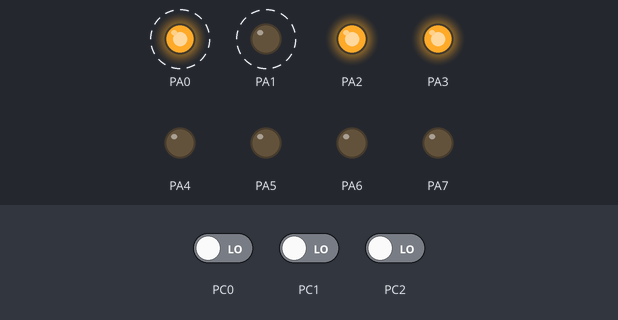
A program run on a simulated ATmega2560, built with avr-gcc and emulated at 16 MHz. Parts: output pins drawn as LEDs (lit = HIGH). Dashed ring = blinking. The test bench sets the inputs (shaded band); at power-on: PC0 LOW, PC1 LOW, PC2 LOW.

Above: at 1.25 s.
1.3 s: PC0 driven HIGH
At 3.2 s:
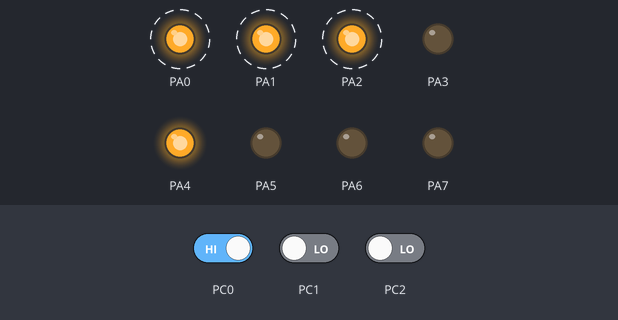
4.3 s: PC0 driven LOW
At 6.15 s:
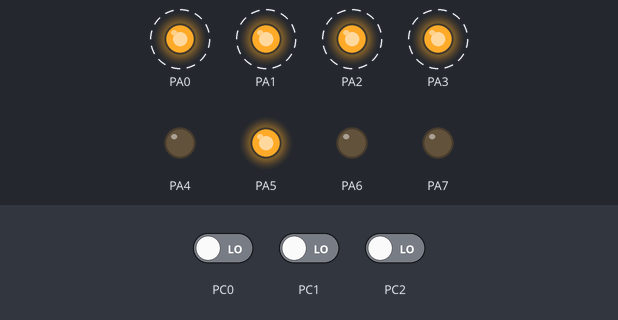
7.3 s: PC1 driven HIGH
At 7.7 s:
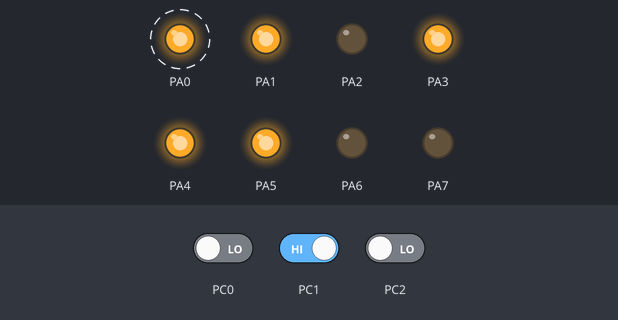
10.3 s: PC1 driven LOW
At 10.95 s:
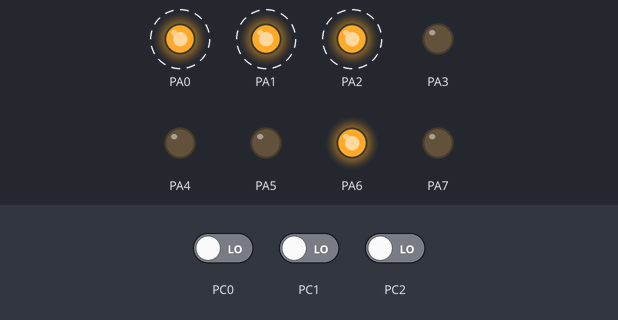
13.3 s: PC2 driven HIGH
At 15.6 s:
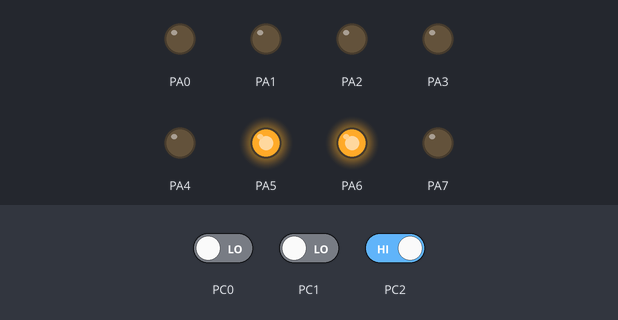
16.3 s: PC2 driven LOW
At 17.75 s:
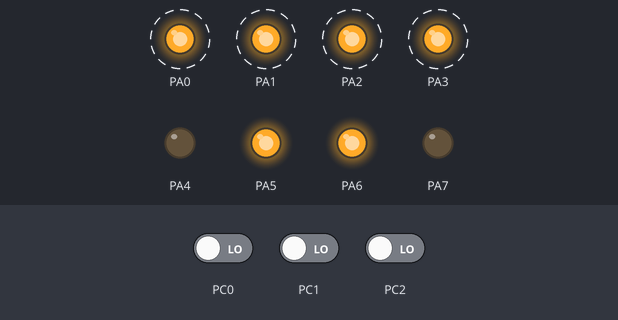
Timing chart, 0 to 21.9 s (numbered marks = the images above; inputs shaded):
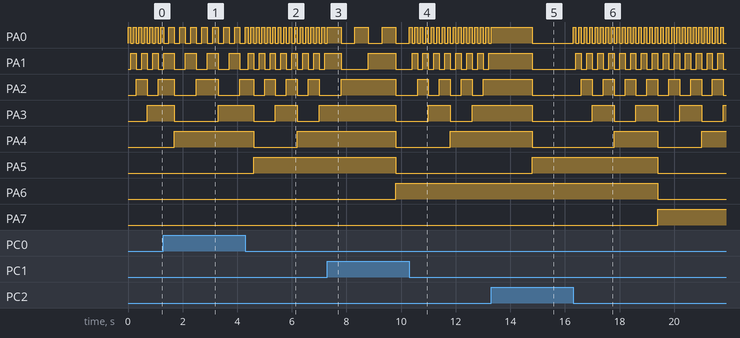

Measured:
- after the input at 1.3 s, PA0: alternates HIGH for 0.20 s and LOW for 0.20 s, starting after 0.20 s; PA1: alternates HIGH for 0.40 s and LOW for 0.40 s, starting after 0.40 s; PA2: alternates HIGH for 0.80 s and LOW for 0.80 s, starting after 0.40 s; PA5: stays LOW (without the input it goes to HIGH after 1.8 s)
- after the input at 4.3 s, PA0: alternates HIGH for 0.10 s and LOW for 0.10 s, starting after 0.10 s; PA1: alternates HIGH for 0.20 s and LOW for 0.20 s, starting after 0.10 s; PA4: HIGH → LOW after 0.30 s instead of 0.60 s; PA5: LOW → HIGH after 0.30 s instead of 0.60 s
- after the input at 7.3 s, PA0: alternates HIGH for 0.50 s and LOW for 0.50 s, starting after 0.50 s; PA5: HIGH → LOW after 2.5 s instead of 0.50 s; PA6: LOW → HIGH after 2.5 s instead of 0.50 s
- after the input at 10.3 s, PA0: alternates HIGH for 0.10 s and LOW for 0.10 s, starting after 0.10 s; PA3: LOW → HIGH after 0.70 s, → LOW 0.80 s later, → HIGH 0.80 s later; PA4: LOW → HIGH after 1.5 s
- after the input at 13.3 s, PA5: LOW → HIGH after 1.5 s instead of 0.10 s
- after the input at 16.3 s, PA0: alternates HIGH for 0.10 s and LOW for 0.10 s, starting after 0.10 s; PA3: alternates HIGH for 0.80 s and LOW for 0.80 s, starting after 0.70 s; PA4: LOW → HIGH after 1.5 s, → LOW 1.6 s later, → HIGH 1.6 s later; PA5, PA6: HIGH → LOW after 3.1 s; PA7: LOW → HIGH after 3.1 s
- by itself, PA0: alternates HIGH for 0.10 s and LOW for 0.10 s
- by itself, PA1: alternates HIGH for 0.20 s and LOW for 0.20 s

The program:

main.c
```c
/*
 * Binaerhochzaehlen.c
 *
 * Created: 11/12/2025 16:04:01
 * Author : Lars
 */

#include <avr/io.h>
#define F_CPU 16000000UL
#include <util/delay.h>

#define SYSTEMTAKT_ms   (10)

#define PORT_LED        (PORTA)
#define DDR_LED         (DDRA)

#define Pin_SCHALTER    (PINC)
#define DDR_SCHALTER    (DDRC)

#define ALLE_PINS_IN                (0x00)
#define ALLE_PINS_OUT               (0xFF)

#define MASKE_IN_SCHALTER_GESCHWINDIGKEITSSCHALTER  (0b111<<0)

#define ANZAHL_KOMMASTELLEN_HOCH_10 (10)

#define KLEINSTER_INTERVALL (1000 / ANZAHL_KOMMASTELLEN_HOCH_10)

#define MULTIPLIKATOR_GESCHWINDIGKEIT_1   (1)
#define MULTIPLIKATOR_GESCHWINDIGKEIT_2   (2)
#define MULTIPLIKATOR_GESCHWINDIGKEIT_3   (5)
#define MULTIPLIKATOR_GESCHWINDIGKEIT_4   (10)
#define MULTIPLIKATOR_GESCHWINDIGKEIT_5   (15)
#define MULTIPLIKATOR_GESCHWINDIGKEIT_6   (20)
#define MULTIPLIKATOR_GESCHWINDIGKEIT_7   (50)
#define MULTIPLIKATOR_GESCHWINDIGKEIT_8   (100)


int main(void)
{
    DDR_SCHALTER    = ALLE_PINS_IN;
    DDR_LED         = ALLE_PINS_OUT;

    uint8_t inSchalter      = 0;
    uint8_t outLed          = 0;
    uint8_t Zaehler         = 0;
    uint8_t multiplikator   = 0;

    uint8_t inSchalter_Geschwindigkeitsschalter  = 0;

    uint16_t systemZeit_ms  = 0;
    uint16_t lastCount_ms   = 0;
    uint16_t wartezeit      = 0;

    while (1)
    {

        //Eingabe
        inSchalter    = Pin_SCHALTER;
        inSchalter_Geschwindigkeitsschalter = (inSchalter & MASKE_IN_SCHALTER_GESCHWINDIGKEITSSCHALTER);
        //Verarbeitung

        wartezeit = (KLEINSTER_INTERVALL * multiplikator);


        if((systemZeit_ms - lastCount_ms) >= wartezeit){
            Zaehler += 1;
            lastCount_ms = systemZeit_ms;
        }


        switch (inSchalter_Geschwindigkeitsschalter)
        {
        case 0:
            multiplikator = MULTIPLIKATOR_GESCHWINDIGKEIT_1;
            break;
        case 1:
            multiplikator = MULTIPLIKATOR_GESCHWINDIGKEIT_2;
            break;
        case 2:
            multiplikator = MULTIPLIKATOR_GESCHWINDIGKEIT_3;
            break;
        case 3:
            multiplikator = MULTIPLIKATOR_GESCHWINDIGKEIT_4;
            break;
        case 4:
            multiplikator = MULTIPLIKATOR_GESCHWINDIGKEIT_5;
            break;
        case 5:
            multiplikator = MULTIPLIKATOR_GESCHWINDIGKEIT_6;
            break;
        case 6:
            multiplikator = MULTIPLIKATOR_GESCHWINDIGKEIT_7;
            break;
        case 7:
            multiplikator = MULTIPLIKATOR_GESCHWINDIGKEIT_8;
            break;

        }


    //Ausgabe

    PORT_LED = Zaehler;

    //Warten

    _delay_ms(SYSTEMTAKT_ms);
    systemZeit_ms += SYSTEMTAKT_ms;

    }
}
```
